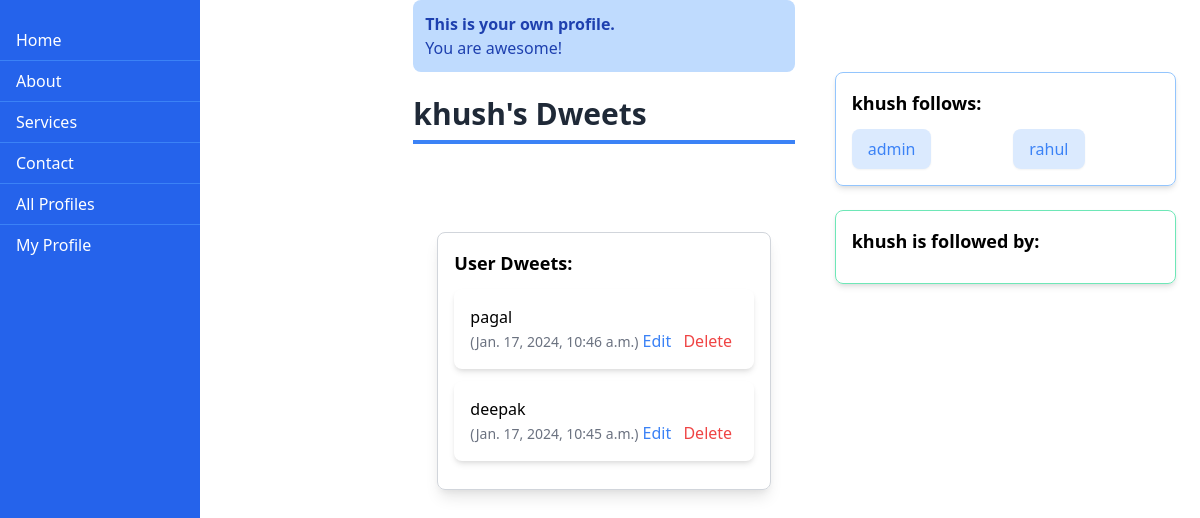
Page /profile/3/ (signed in) on the committed database.
### dwitter/models.py (models this page shows, shortened)
class Profile(models.Model):
    user = models.OneToOneField(User, on_delete=models.CASCADE)
    follows = models.ManyToManyField(
        "self",
        related_name="followed_by",
        symmetrical=False,
        blank=True,
    )
    def __str__(self):
        return self.user.username

class Dweet(models.Model):
    user = models.ForeignKey(
        User, related_name="dweets", on_delete=models.CASCADE
    )
    body = models.CharField(max_length=140)
    created_at = models.DateTimeField(auto_now_add=True)
    likes = models.ManyToManyField(User, related_name='blog_posts')

### dwitter/views.py (the view, shortened to what this page needs)
# urls.py: path("profile/<int:pk>/", profile, name="profile"),
@login_required(login_url='dwitter:login')
def profile(request, pk):
    print(pk, request.user.pk)
    if not hasattr(request.user, 'profile'):
        missing_profile = Profile(user=request.user.profile)
        missing_profile.save()
    profile = Profile.objects.get(pk=pk)
    my_dweets = Dweet.objects.filter(
        user = profile.user
    ).order_by("-created_at")
    return render(request, "dwitter/profile.html", {"profile" : profile, "dweets" : my_dweets})

### dwitter/templates/dwitter/profile.html (shortened to what this page needs)
{% extends 'base.html' %}
{% block content %}
<div class="grid grid-cols-3 gap-4">
    <div class="flex justify-between">
        <div class="bg-blue-600 text-white h-screen w-1/6 fixed top-0 left-0 overflow-y-auto pt-5">
            <a href="{% url 'dwitter:dashboard' %}" class="block py-2 px-4 hover:bg-blue-500 border-b border-blue-500">Home</a>
            <a href="#about" class="block py-2 px-4 hover:bg-blue-500 border-b border-blue-500">About</a>
            <a href="#services" class="block py-2 px-4 hover:bg-blue-500 border-b border-blue-500">Services</a>
            <a href="#contact" class="block py-2 px-4 hover:bg-blue-500 border-b border-blue-500">Contact</a>
            <a href="{% url 'dwitter:profile_list' %}" class="block py-2 px-4 hover:bg-blue-500 border-b border-blue-500">All Profiles</a>
            <a href="{% url 'dwitter:profile' request.user.profile.id %}" class="block py-2 px-4 hover:bg-blue-500">My Profile</a>
        </div>
    </div>
    <div class="flex-1 ml-2">
        <form method="post">
            <div class="mb-3">
                {% if profile != user.profile %}
                    {% if profile in user.profile.follows.all %}
                        <button name="follow" value="unfollow" class="bg-red-500 text-white py-2 px-4 rounded-lg">Unfollow</button>
                        <button class="mr-2 bg-gray-500 text-white py-2 px-4 rounded-lg">Follow</button>
                    {% else %}
                        <button name="follow" value="follow" class="bg-green-500 text-white py-2 px-4 rounded-lg">Follow</button>
                        <button class="ml-2 bg-gray-500 text-white py-2 px-4 rounded-lg">Unfollow</button>
                    {% endif %}
                {% else %}
                    <div class="bg-blue-200 text-blue-800 rounded-lg p-3">
                        <p class="font-bold">This is your own profile.</p>
                        <p>You are awesome!</p>
                    </div>
                {% endif %}
            </div>
        </form>
        <h1 class="text-3xl font-semibold text-gray-800 border-b-4 border-blue-500 py-2 mb-6">{{ profile.user.username }}'s Dweets</h1>
        <div class="mt-8 p-6">
            <div class="mt-8 border border-gray-300 rounded-lg shadow-lg p-4">
                <h3 class="text-lg font-semibold mb-3">User Dweets:</h3>
                {% for dweet in dweets %}
                    <div class="mb-3 bg-white rounded-lg shadow-md p-4">
                        <p>{{ dweet.body }}</p>
                        <span class="text-sm text-gray-500">({{ dweet.created_at }})</span>
                        {% if user.is_authenticated and dweet.user == user %}
                            <a href="{% url 'dwitter:edit_dweet' dweet.id %}" class="text-blue-500 mr-2">Edit</a>
                            <a href="{% url 'dwitter:delete_dweet' dweet.id %}" class="text-red-500">Delete</a>
                        {% endif %}
                    </div>
                {% endfor %}
            </div>
        </div>
    </div>
    <div class="mt-8 p-6">
        <div class="mt-4 border border-blue-300 rounded-lg shadow-md p-4">
            <h3 class="text-lg font-semibold mb-3">{{ profile.user.username }} follows:</h3>
            <ul class="grid grid-cols-2 gap-4">
                {% for following in profile.follows.all %}
                    {% if following != profile %}
                        <li>
                            <a href="{% url 'dwitter:profile' following.id %}" class="inline-block py-2 px-4 bg-blue-100 hover:bg-blue-200 rounded-lg shadow-sm transition duration-300">
                                <span class="text-blue-500">{{ following }}</span>
                            </a>
                        </li>
                    {% endif %}
                {% endfor %}
            </ul>
        </div>
        <div class="mt-6 border border-green-300 rounded-lg shadow-md p-4">
            <h3 class="text-lg font-semibold mb-3">{{ profile.user.username }} is followed by:</h3>
        </div>
    </div>
</div>
{% endblock content %}

### dwitter/templates/base.html (style rules this page uses)
body, html { margin: 0; padding: 0; }

### rows in the picture
Profile: user.username "khush"
Dweet: body "pagal", created_at "Jan. 17, 2024, 10:46 a.m.", shows "Edit"
Dweet: body "deepak", created_at "Jan. 17, 2024, 10:45 a.m.", shows "Edit"
Profile: user.username "admin"
Profile: user.username "rahul"
